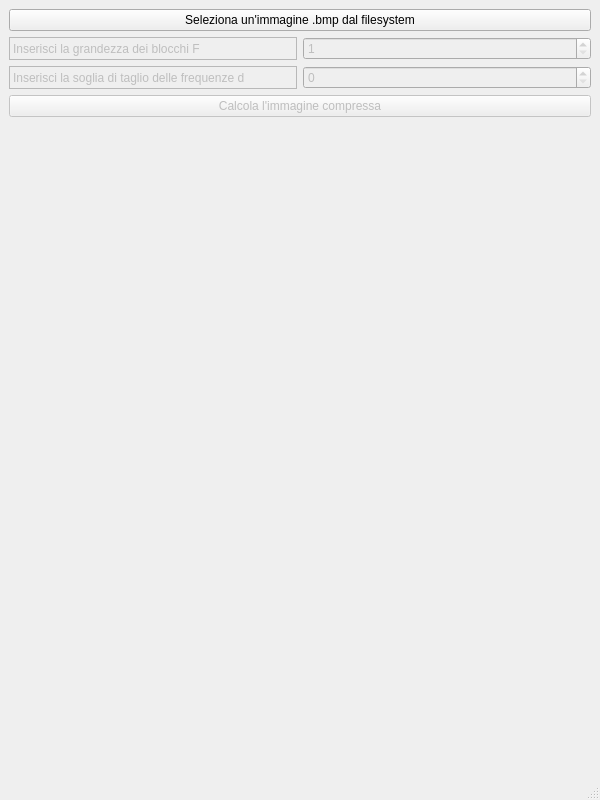
<?xml version="1.0" encoding="UTF-8"?>
<ui version="4.0">
 <class>MainWindow</class>
 <widget class="QMainWindow" name="MainWindow">
  <property name="enabled">
   <bool>true</bool>
  </property>
  <property name="geometry">
   <rect>
    <x>0</x>
    <y>0</y>
    <width>600</width>
    <height>800</height>
   </rect>
  </property>
  <property name="minimumSize">
   <size>
    <width>0</width>
    <height>0</height>
   </size>
  </property>
  <property name="windowTitle">
   <string>MainWindow</string>
  </property>
  <widget class="QWidget" name="centralwidget">
   <layout class="QGridLayout" name="gridLayout_4">
    <item row="0" column="0">
     <layout class="QGridLayout" name="gridLayoutCentral">
      <item row="6" column="1">
       <widget class="QLabel" name="imgComprLabel">
        <property name="enabled">
         <bool>false</bool>
        </property>
        <property name="maximumSize">
         <size>
          <width>16777215</width>
          <height>16777215</height>
         </size>
        </property>
        <property name="text">
         <string/>
        </property>
       </widget>
      </item>
      <item row="3" column="0">
       <widget class="QLabel" name="dLabel">
        <property name="enabled">
         <bool>false</bool>
        </property>
        <property name="focusPolicy">
         <enum>Qt::FocusPolicy::NoFocus</enum>
        </property>
        <property name="frameShape">
         <enum>QFrame::Shape::StyledPanel</enum>
        </property>
        <property name="frameShadow">
         <enum>QFrame::Shadow::Plain</enum>
        </property>
        <property name="text">
         <string>Inserisci la soglia di taglio delle frequenze d</string>
        </property>
       </widget>
      </item>
      <item row="2" column="1">
       <widget class="QSpinBox" name="fSpinBox">
        <property name="enabled">
         <bool>false</bool>
        </property>
        <property name="wrapping">
         <bool>false</bool>
        </property>
        <property name="minimum">
         <number>1</number>
        </property>
       </widget>
      </item>
      <item row="0" column="0" colspan="2">
       <widget class="QPushButton" name="fileSysPushButton">
        <property name="autoFillBackground">
         <bool>false</bool>
        </property>
        <property name="text">
         <string>Seleziona un'immagine .bmp dal filesystem</string>
        </property>
        <property name="checkable">
         <bool>false</bool>
        </property>
        <property name="autoDefault">
         <bool>false</bool>
        </property>
        <property name="flat">
         <bool>false</bool>
        </property>
       </widget>
      </item>
      <item row="5" column="0">
       <widget class="QLabel" name="textOrigLabel">
        <property name="enabled">
         <bool>true</bool>
        </property>
        <property name="maximumSize">
         <size>
          <width>16777215</width>
          <height>30</height>
         </size>
        </property>
        <property name="text">
         <string/>
        </property>
       </widget>
      </item>
      <item row="5" column="1">
       <widget class="QLabel" name="textComprLabel">
        <property name="maximumSize">
         <size>
          <width>16777215</width>
          <height>30</height>
         </size>
        </property>
        <property name="text">
         <string/>
        </property>
       </widget>
      </item>
      <item row="3" column="1">
       <widget class="QSpinBox" name="dSpinBox">
        <property name="enabled">
         <bool>false</bool>
        </property>
        <property name="minimum">
         <number>0</number>
        </property>
        <property name="value">
         <number>0</number>
        </property>
       </widget>
      </item>
      <item row="6" column="0">
       <widget class="QLabel" name="imgOrigLabel">
        <property name="enabled">
         <bool>false</bool>
        </property>
        <property name="maximumSize">
         <size>
          <width>16777215</width>
          <height>16777215</height>
         </size>
        </property>
        <property name="text">
         <string/>
        </property>
       </widget>
      </item>
      <item row="4" column="0" colspan="2">
       <widget class="QPushButton" name="calcolaImgButton">
        <property name="enabled">
         <bool>false</bool>
        </property>
        <property name="text">
         <string>Calcola l'immagine compressa</string>
        </property>
       </widget>
      </item>
      <item row="2" column="0">
       <widget class="QLabel" name="fLabel">
        <property name="enabled">
         <bool>false</bool>
        </property>
        <property name="focusPolicy">
         <enum>Qt::FocusPolicy::NoFocus</enum>
        </property>
        <property name="frameShape">
         <enum>QFrame::Shape::StyledPanel</enum>
        </property>
        <property name="frameShadow">
         <enum>QFrame::Shadow::Plain</enum>
        </property>
        <property name="text">
         <string>Inserisci la grandezza dei blocchi F</string>
        </property>
       </widget>
      </item>
     </layout>
    </item>
   </layout>
  </widget>
  <widget class="QStatusBar" name="statusbar"/>
 </widget>
 <resources/>
 <connections/>
</ui>
